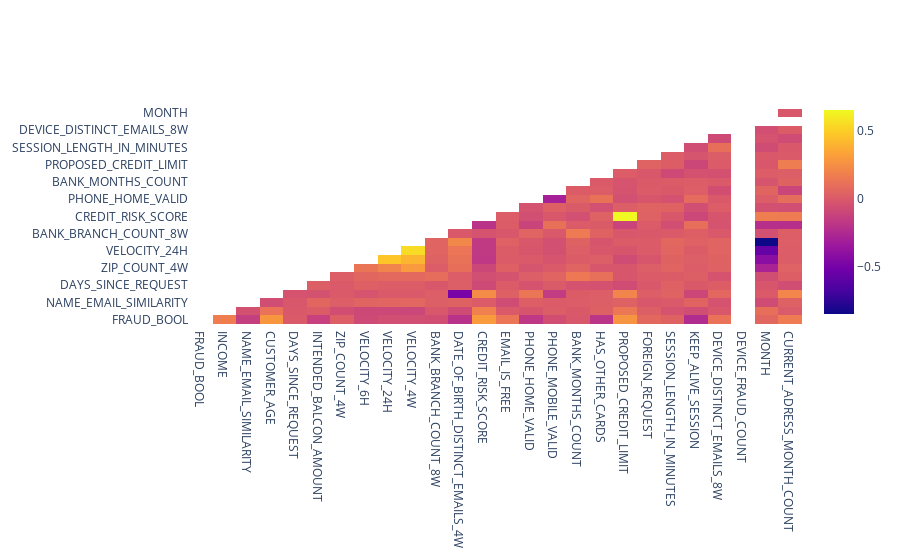

Notebook code cell kept with this figure:
### Code cell
def display_corr_matrix(dataset):
    corr = dataset.select_dtypes(exclude=['object']).corr()
    mask = np.tril(np.ones(corr.shape)).astype(bool)
    corr = corr.where(~mask)
    
    trace = go.Heatmap(z=corr.values,
                       x=corr.index.values,
                       y=corr.columns.values)

    fig = go.Figure()
    fig.add_trace(trace)
    fig.update_layout(
        plot_bgcolor='rgba(0,0,0,0)',
        xaxis=dict(showgrid=False),
        yaxis=dict(showgrid=False)
    )
    fig.show()

display_corr_matrix(pd_df)

### Figure 1 — Plotly figure (JSON) as saved in the notebook; plotly's stock layout.template omitted (floating-point values rounded to 4 significant figures; data arrays with more than 128 entries replaced by an {"elided": "..."} marker saying what was removed)
{"data": [{"type": "heatmap", "x": ["FRAUD_BOOL", "INCOME", "NAME_EMAIL_SIMILARITY", "CUSTOMER_AGE", "DAYS_SINCE_REQUEST", "INTENDED_BALCON_AMOUNT", "ZIP_COUNT_4W", "VELOCITY_6H", "VELOCITY_24H", "VELOCITY_4W", "BANK_BRANCH_COUNT_8W", "DATE_OF_BIRTH_DISTINCT_EMAILS_4W", "CREDIT_RISK_SCORE", "EMAIL_IS_FREE", "PHONE_HOME_VALID", "PHONE_MOBILE_VALID", "BANK_MONTHS_COUNT", "HAS_OTHER_CARDS", "PROPOSED_CREDIT_LIMIT", "FOREIGN_REQUEST", "SESSION_LENGTH_IN_MINUTES", "KEEP_ALIVE_SESSION", "DEVICE_DISTINCT_EMAILS_8W", "DEVICE_FRAUD_COUNT", "MONTH", "CURRENT_ADRESS_MONTH_COUNT"], "y": ["FRAUD_BOOL", "INCOME", "NAME_EMAIL_SIMILARITY", "CUSTOMER_AGE", "DAYS_SINCE_REQUEST", "INTENDED_BALCON_AMOUNT", "ZIP_COUNT_4W", "VELOCITY_6H", "VELOCITY_24H", "VELOCITY_4W", "BANK_BRANCH_COUNT_8W", "DATE_OF_BIRTH_DISTINCT_EMAILS_4W", "CREDIT_RISK_SCORE", "EMAIL_IS_FREE", "PHONE_HOME_VALID", "PHONE_MOBILE_VALID", "BANK_MONTHS_COUNT", "HAS_OTHER_CARDS", "PROPOSED_CREDIT_LIMIT", "FOREIGN_REQUEST", "SESSION_LENGTH_IN_MINUTES", "KEEP_ALIVE_SESSION", "DEVICE_DISTINCT_EMAILS_8W", "DEVICE_FRAUD_COUNT", "MONTH", "CURRENT_ADRESS_MONTH_COUNT"], "z": {"elided": "26x26 float values"}}], "layout": {"plot_bgcolor": "rgba(0,0,0,0)", "xaxis": {"showgrid": false}, "yaxis": {"showgrid": false}}}
